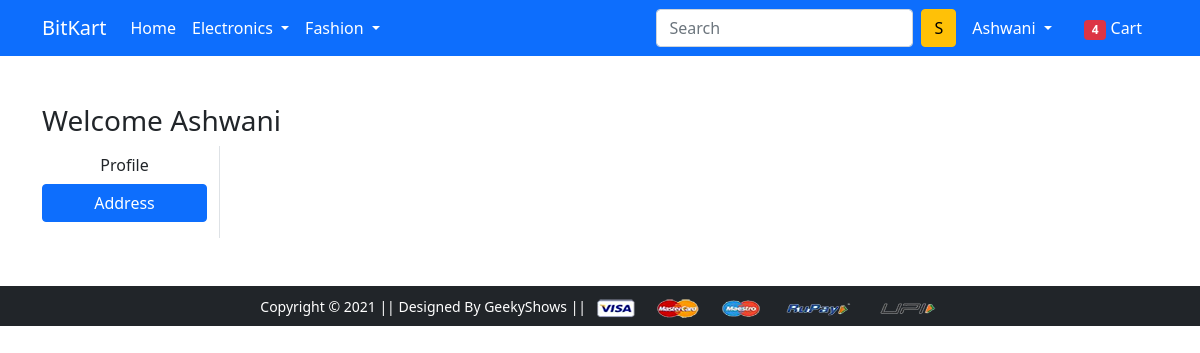
The app's page /address/ (signed in), older data.
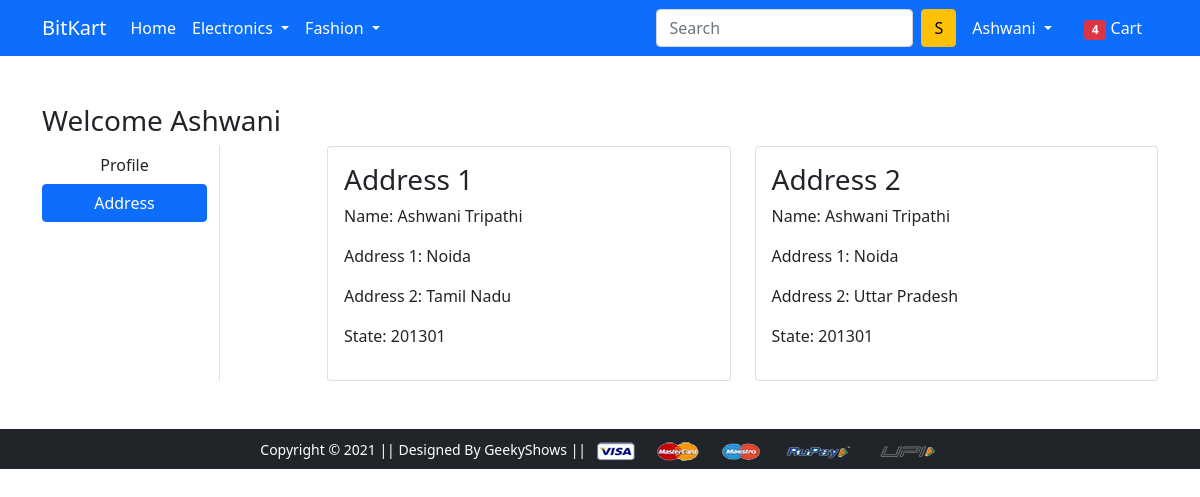
The same page, newer data.
### app/models.py (models this page shows, shortened)
class Customer(models.Model):
    user = models.ForeignKey(User, on_delete=models.CASCADE)
    name = models.CharField(max_length=200)
    locality = models.CharField(max_length=200)
    city = models.CharField(max_length=50)
    zipcode = models.IntegerField()
    state = models.CharField(choices=STATE_CHOICES, max_length=50)

### app/views.py (the view)
# urls.py: path('address/', views.address, name='address'),
def address(request):
 new_add=Customer.objects.filter(user=request.user)
 return render(request, 'app/address.html',{'new_add':new_add,'active':'btn-primary'})

### app/templates/app/address.html (shortened to what this page needs)
{% extends 'app/base.html' %}
{% load static %}
{% block main-content %}
<div class="container my-5">
 <div class="row">
 <h3>Welcome {{request.user|capfirst}}</h3>
  <div class="col-sm-2 border-end">
   <ul class="list-unstyled">
    <li class="d-grid"><a href="{% url 'profile' %}" class="btn ">Profile</a></li>
    <li class="d-grid"><a href="{% url 'address' %}" class="btn {{active}}">Address</a></li>
   </ul>
  </div>
  <div class="col-sm-9 offset-sm-1">
   <div class="row">
    {% for ad in new_add %}
    <div class="col-sm-6">
     <div class="card">
      <div class="card-body">
       <h3>Address {{ forloop.counter}}</h3>
       <p>Name: {{ad.name}}</p>
       <p>Address 1: {{ad.city}}</p>
       <p>Address 2: {{ad.state}}</p>
       <p>State: {{ad.zipcode}}</p>
      </div>
     </div>
    </div>
    {% endfor %}
   </div>
  </div>
 </div>
</div>
{% endblock main-content %}

Row changes from the older to the newer data that the page shows:
added Customer: name "Ashwani Tripathi", city "Noida", state "Tamil Nadu", zipcode "201301"
added Customer: name "Ashwani Tripathi", city "Noida", state "Uttar Pradesh", zipcode "201301"
